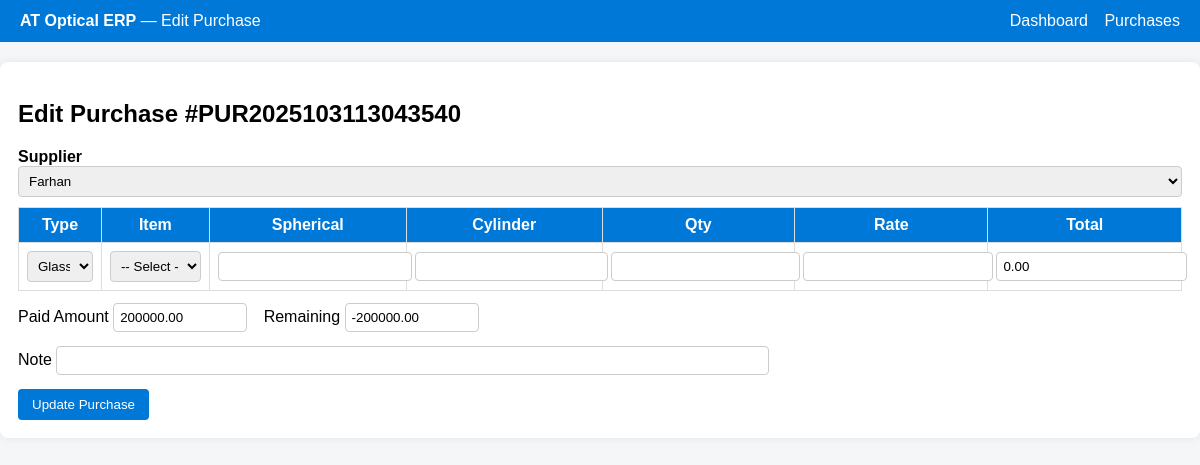
/erp/purchase_edit.php?id=45, run on the app's committed database.
### tables this page shows
CREATE TABLE `purchases` (
  `id` int(11) NOT NULL,
  `purchase_no` varchar(50) NOT NULL,
  `supplier_id` int(11) NOT NULL,
  `item_type` enum('Glass','Other') NOT NULL,
  `total_amount` decimal(12,2) NOT NULL,
  `payment` decimal(12,2) DEFAULT 0.00,
  `paid_amount` decimal(12,2) DEFAULT 0.00,
  `remaining_amount` decimal(12,2) GENERATED ALWAYS AS (`total_amount` - `paid_amount`) STORED,
  `note` text DEFAULT NULL,
  `created_at` timestamp NOT NULL DEFAULT current_timestamp()
);

CREATE TABLE `suppliers` (
  `id` int(11) NOT NULL,
  `code` varchar(50) NOT NULL,
  `name` varchar(100) NOT NULL,
  `phone` varchar(30) DEFAULT NULL,
  `address` varchar(255) DEFAULT NULL,
  `balance` decimal(12,2) DEFAULT 0.00,
  `created_at` timestamp NOT NULL DEFAULT current_timestamp()
);

### erp/purchase_edit.php (the view, shortened to what this page needs)
<?php
require 'includes/db.php';
$id = (int)($_GET['id'] ?? 0);
$stmt = $pdo->prepare("SELECT * FROM purchases WHERE id=?");
$stmt->execute([$id]);
$purchase = $stmt->fetch(PDO::FETCH_ASSOC);
$suppliers = $pdo->query("SELECT id,name FROM suppliers ORDER BY name")->fetchAll(PDO::FETCH_ASSOC);
?>
<!doctype html>
<html lang="en">
<head>
</head>
<body>
<div class="topbar">
  <div><strong>AT Optical ERP</strong> — Edit Purchase</div>
  <nav>
    <a href="dashboard.php" style="color:#fff;text-decoration:none;margin-right:12px">Dashboard</a>
    <a href="purchase_view.php" style="color:#fff;text-decoration:none">Purchases</a>
  </nav>
</div>
<div class="container">
  <h2>Edit Purchase #<?= htmlspecialchars($purchase['purchase_no']) ?></h2>
  <form method="POST" action="purchase_update.php" id="purchaseForm">
    <label><strong>Supplier</strong></label>
    <select name="supplier_id" required>
      <?php foreach($suppliers as $s): ?>
        <option value="<?= $s['id'] ?>" <?= $s['id']==$purchase['supplier_id']?'selected':'' ?>>
          <?= htmlspecialchars($s['name']) ?>
        </option>
      <?php endforeach; ?>
    </select>
    <table>
      <thead>
        <tr>
          <th>Type</th>
          <th>Item</th>
          <th>Spherical</th>
          <th>Cylinder</th>
          <th>Qty</th>
          <th>Rate</th>
          <th>Total</th>
        </tr>
      </thead>
      <tbody>
        <tr>
          <td>
            <select name="item_type" id="itemType">
              <option value="Glass" <?= $purchase['item_type']=='Glass'?'selected':'' ?>>Glass</option>
            </select>
          </td>
          <td>
            <select name="item_name" id="glassSelect" <?= $purchase['item_type']=='Other'?'class="hidden"':'' ?>>
              <option value="">-- Select --</option>
            </select>
          </td>
          <td><input type="text" name="spherical" id="spherical" value="<?= htmlspecialchars($purchase['spherical']) ?>"></td>
          <td><input type="text" name="cylinder" id="cylinder" value="<?= htmlspecialchars($purchase['cylinder']) ?>"></td>
          <td><input type="number" name="quantity" id="quantity" value="<?= htmlspecialchars($purchase['quantity']) ?>"></td>
          <td><input type="number" name="rate" id="rate" step="0.01" value="<?= htmlspecialchars($purchase['rate']) ?>"></td>
          <td><input type="text" id="amount" readonly value="<?= number_format($purchase['total_amount'],2) ?>"></td>
        </tr>
      </tbody>
    </table>
    <div style="margin-top:12px;">
      <label>Paid Amount</label>
      <input type="number" name="paid_amount" id="paid" step="0.01" value="<?= htmlspecialchars($purchase['paid_amount']) ?>" class="small">
      <label style="margin-left:12px">Remaining</label>
      <input type="text" name="remaining_amount" id="remaining" value="<?= htmlspecialchars($purchase['remaining_amount']) ?>" readonly class="small">
    </div>
    <div style="margin-top:14px;">
      <label>Note</label>
      <input type="text" name="note" value="<?= htmlspecialchars($purchase['note']) ?>" style="width:60%">
    </div>
    <div style="margin-top:14px;">
      <button type="submit" class="save">Update Purchase</button>
    </div>
  </form>
</div>
</body>
</html>

### erp/purchase_edit.php (style rules this page uses)
body { font-family:Arial;background:#f4f6f8;margin:0 }
.topbar { background:#0078d7;color:#fff;padding:12px 20px;display:flex;justify-content:space-between;align-items:center }
.container { max-width:1200px;margin:20px auto;background:#fff;padding:18px;border-radius:8px;box-shadow:0 0 8px rgba(0,0,0,.08) }
table { width:100%;border-collapse:collapse;margin-top:10px }
th,td { border:1px solid #ddd;padding:8px;text-align:center }
th { background:#0078d7;color:#fff }
select,input { padding:6px;border:1px solid #ccc;border-radius:4px;width:100% }
button { padding:8px 14px;border:none;border-radius:4px;cursor:pointer }
button.save { background:#0078d7;color:#fff }
.small { width:120px }

### data on the page
purchases: purchase_no "PUR2025103113043540", supplier_id "Farhan", item_type "Glass", total_amount "0.00", paid_amount "200000.00", remaining_amount "-200000.00"
